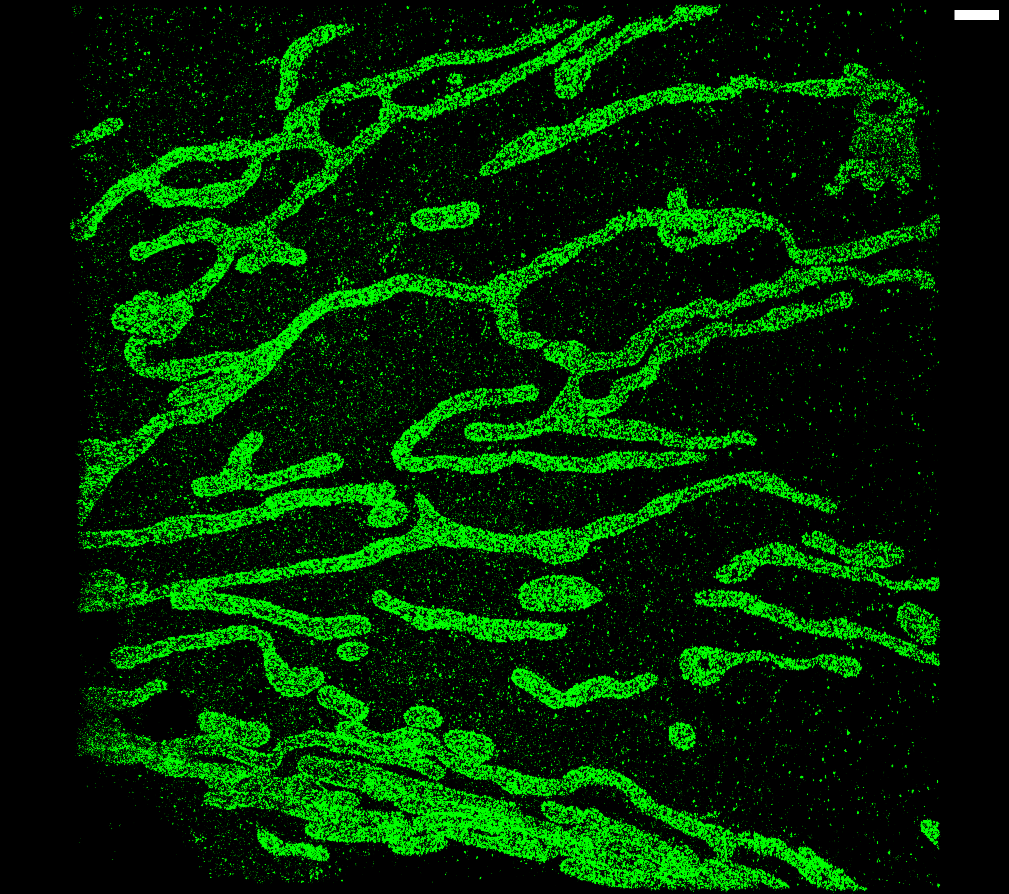
#> input picture Shrink-wrapping_paper/Figure_4/PAINT_points_V2.png, 1009 x 894 px; the run also reads 1 picture not shown here
$ jupyter execute --allow-errors Untitled.ipynb
#> lines starting #> are read from the running program, lines starting #| are printed output that depends on the picture
#> (a cell that did not finish here is left out)

[cell 2]
import matplotlib.pyplot as plt
from matplotlib.gridspec import GridSpec


def annotate_axes(fig):
    for i, ax in enumerate(fig.axes):
        ax.text(0.5, 0.5, "ax%d" % (i+1), va="center", ha="center")
        ax.tick_params(labelbottom=False, labelleft=False)


fig = plt.figure()
fig.suptitle("Controlling subplot sizes with width_ratios and height_ratios")

gs = GridSpec(2, 2, width_ratios=[1, 2], height_ratios=[4, 1])
ax1 = fig.add_subplot(gs[0])
ax2 = fig.add_subplot(gs[1])
ax3 = fig.add_subplot(gs[2])
ax4 = fig.add_subplot(gs[3])

annotate_axes(fig)

[cell 3]
import matplotlib.pyplot as plt
from matplotlib.gridspec import GridSpec

fig = plt.figure()
fig.suptitle("Controlling spacing around and between subplots")

gs1 = GridSpec(3, 3, left=0.05, right=0.48, wspace=0.05)
ax1 = fig.add_subplot(gs1[:-1, :])
ax2 = fig.add_subplot(gs1[-1, :-1])
ax3 = fig.add_subplot(gs1[-1, -1])

gs2 = GridSpec(3, 3, left=0.5, right=0.80, hspace=0.05)
ax4 = fig.add_subplot(gs2[:, :-1])
ax5 = fig.add_subplot(gs2[:-1, -1])
ax6 = fig.add_subplot(gs2[-1, -1])

annotate_axes(fig)
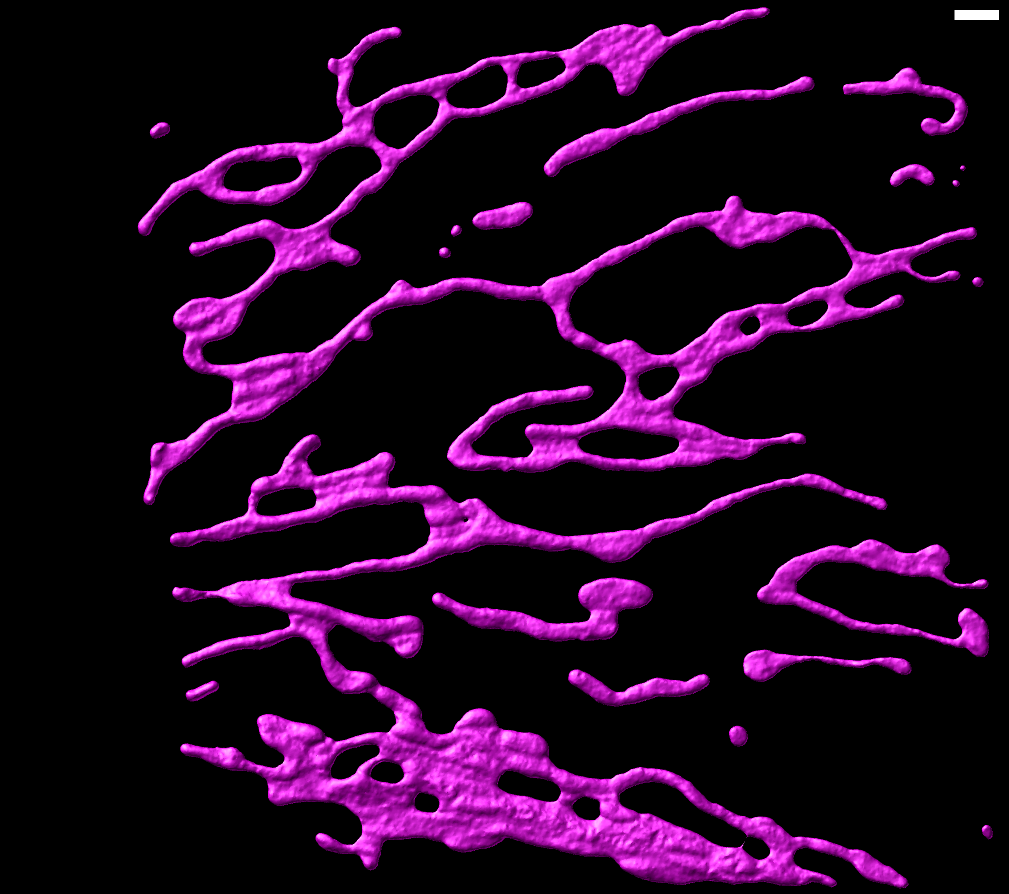
#> input picture Shrink-wrapping_paper/Figure_4/PAINT_shrink-wrap_V2.png, 1009 x 894 px
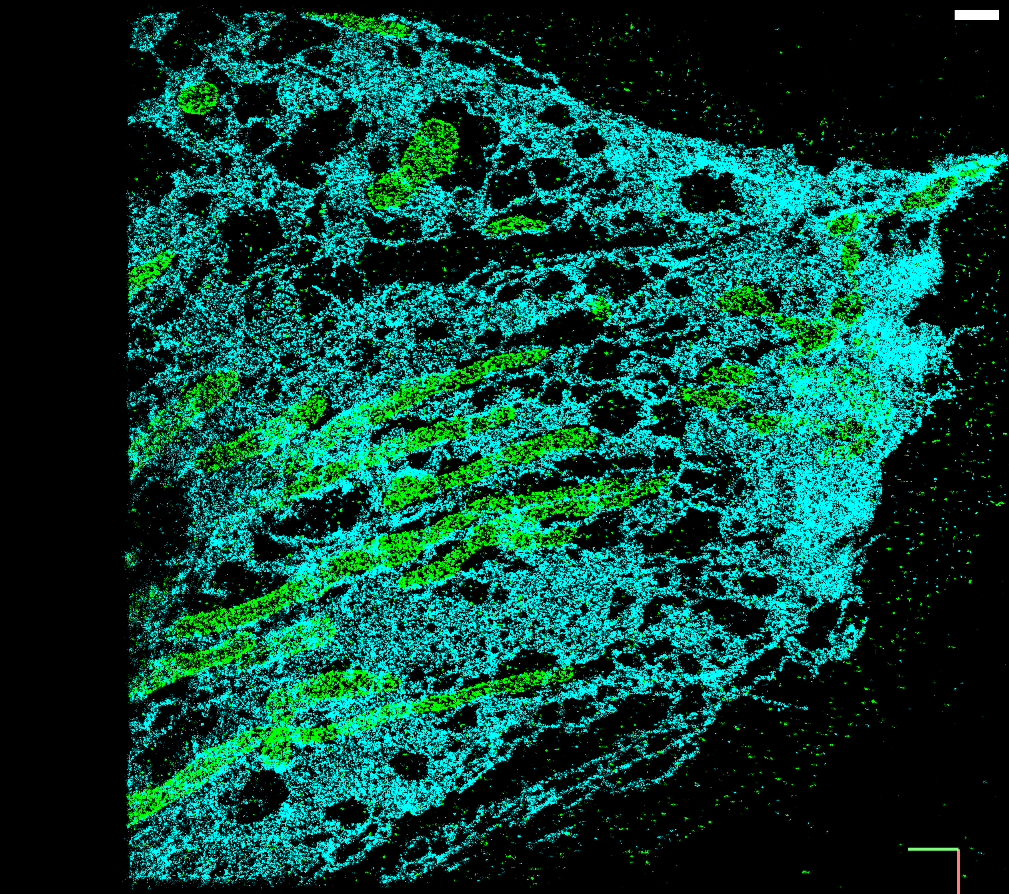
#> input picture Shrink-wrapping_paper/Figure_4/STORM_points_V2.png, 1009 x 894 px
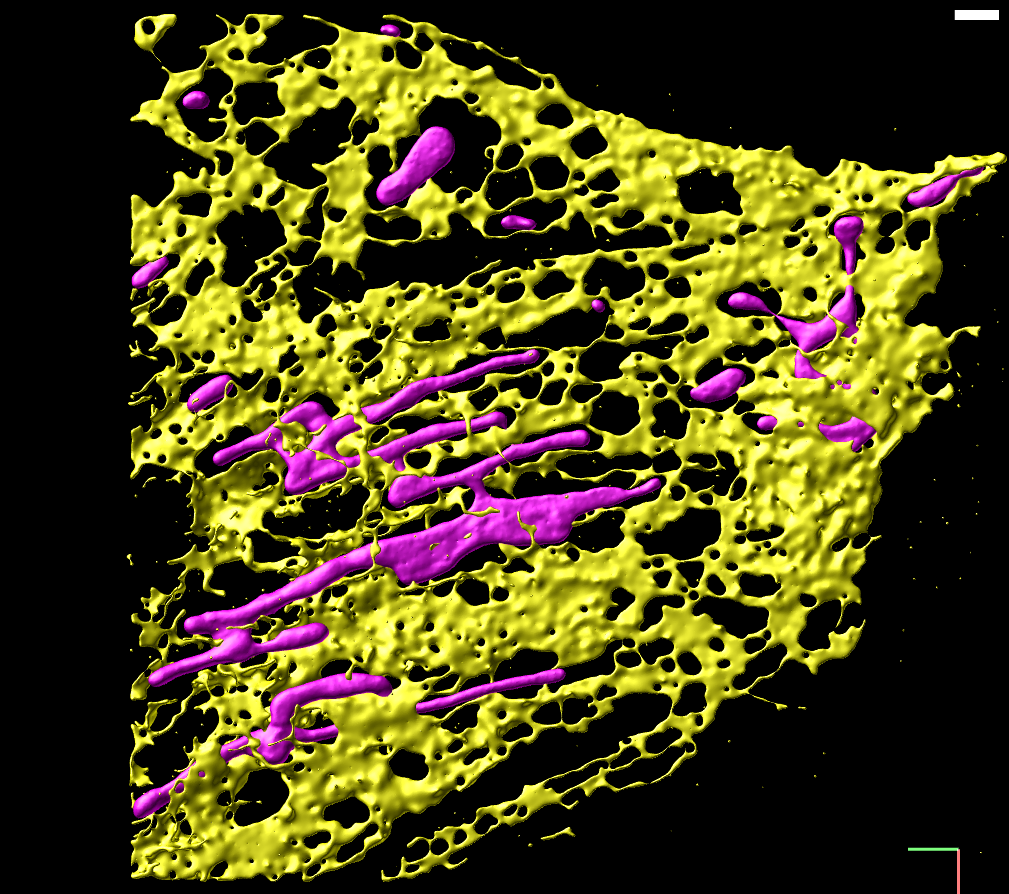
#> input picture Shrink-wrapping_paper/Figure_4/STORM_shrink-wrap_V2.png, 1009 x 894 px
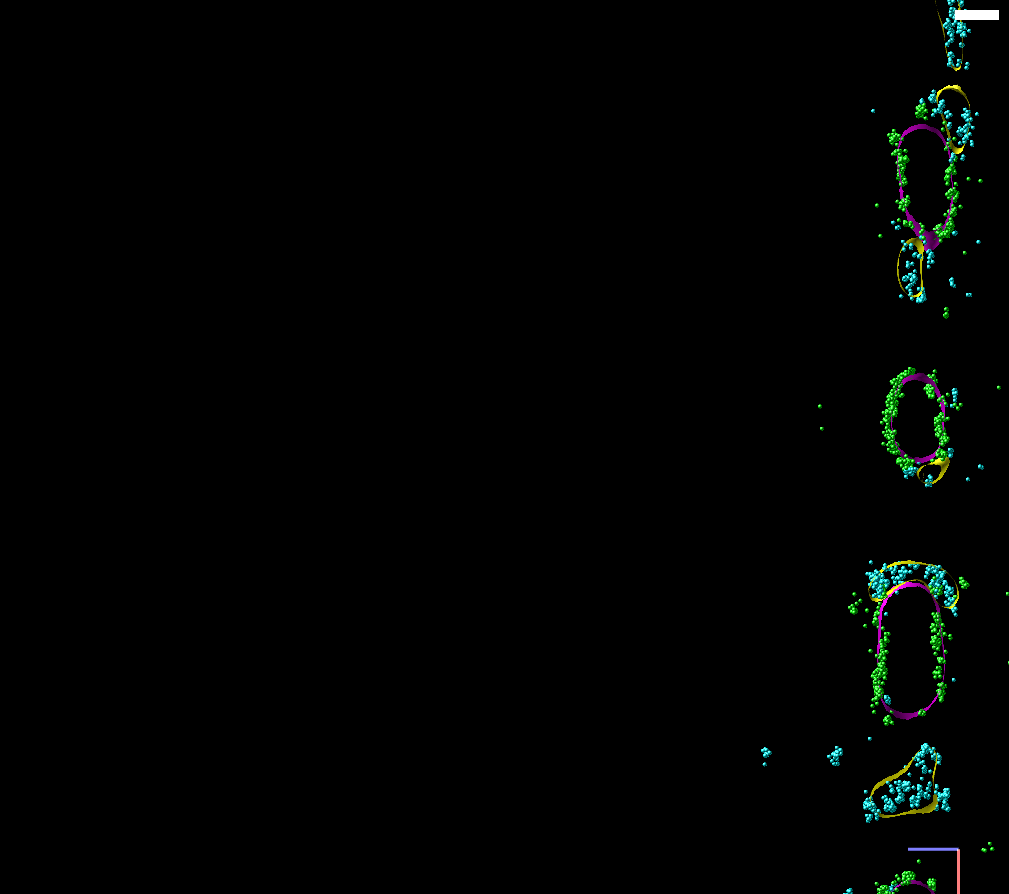
#> input picture Shrink-wrapping_paper/Figure_4/Fig4_s_yz_V2.png, 1009 x 894 px
print(GridSpec.get_subplot_params)
plt.show()

[cell 4]
import matplotlib.pyplot as plt
from matplotlib.gridspec import GridSpec
from matplotlib.gridspec import GridSpecFromSubplotSpec
from PIL import Image
ver = '_V2'

#> (the rest of this cell did not finish here and is left out)
